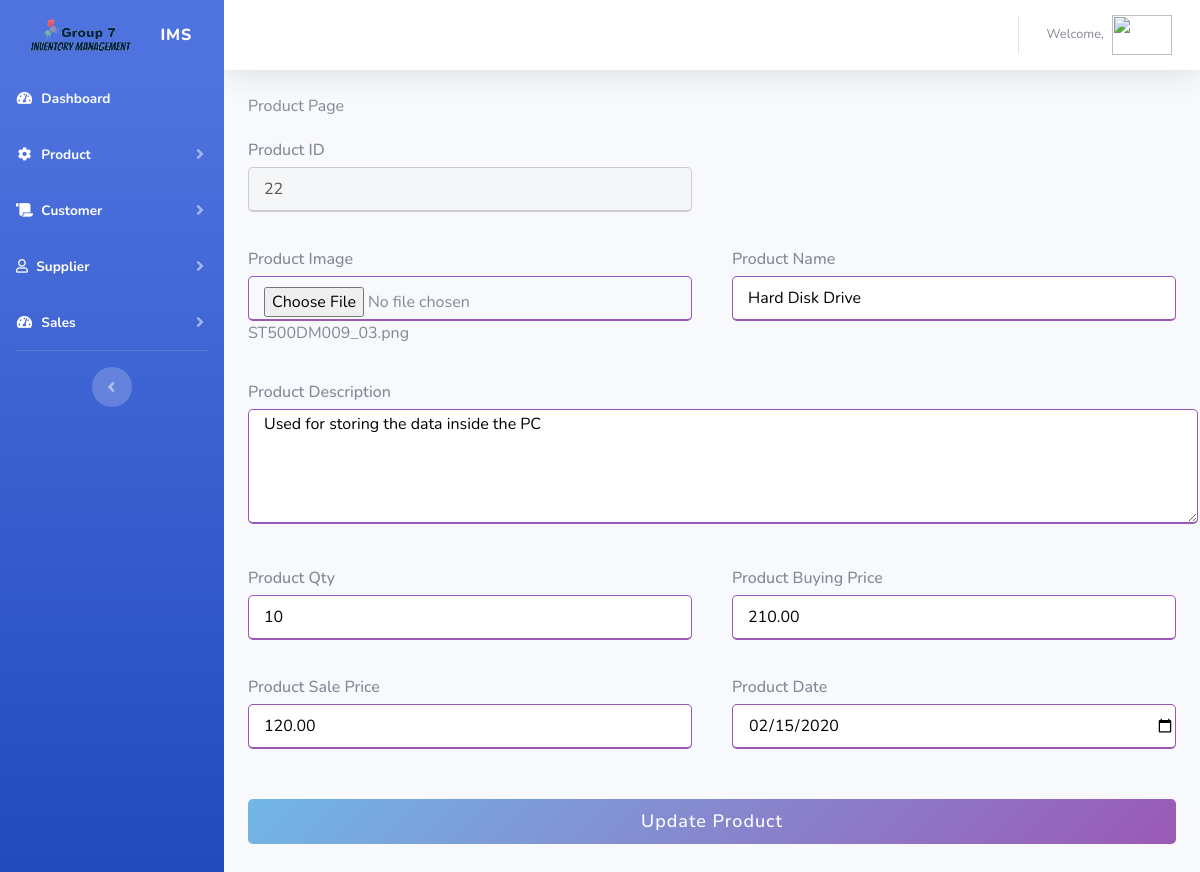
/update product.php?productid=22, run on the app's committed database.
### tables this page shows
CREATE TABLE `product` (
  `prod_id` varchar(7) NOT NULL DEFAULT '0',
  `prod_image` varchar(450) NOT NULL,
  `prod_name` varchar(100) NOT NULL,
  `prod_desc` text NOT NULL,
  `prod_qty` int(11) NOT NULL,
  `prod_buy_price` double(10,2) NOT NULL,
  `prod_sale_price` double(10,2) NOT NULL,
  `prod_in_date` varchar(100) NOT NULL,
  `supp_id` varchar(7) DEFAULT '0'
);

### update product.php (the view, shortened to what this page needs)
<?php include('config.php');?>
<?php
$PID = $_GET['productid'];
$sql = "SELECT * FROM product WHERE prod_id='$PID'";
$result = mysqli_query($con, $sql);
if(mysqli_num_rows($result) > 0)
{
    while($row = mysqli_fetch_assoc($result))
    {
        $a = $row["prod_id"];
        $b = $row["prod_image"];
        $c = $row["prod_name"];
        $d = $row['prod_desc'];
        $e = $row["prod_qty"];
        $f = $row["prod_buy_price"];
        $g = $row["prod_sale_price"];
        $h = $row["prod_in_date"];
    }
}
?>
<!DOCTYPE html>
<html>
  <head>
        <link href="vendor/fontawesome-free/css/all.min.css" rel="stylesheet" type="text/css">
        <link href="css/sb-admin-2.min.css" rel="stylesheet">
        <link rel="stylesheet" href="https://ajax.googleapis.com/ajax/libs/jqueryui/1.12.1/themes/smoothness/jquery-ui.css">
        <link rel="stylesheet" type="text/css" href="https://cdn.datatables.net/v/dt/dt-1.11.4/datatables.min.css"/>
   </head>
<body id="page-top">
            <div id="wrapper">
                <?php include("sidebar.php"); ?>
                <div id="content-wrapper" class="d-flex flex-column">
                    <div id="content">
                        <?php include("topbar.php"); ?>
                            <div class="container-fluid">
                                  <div class="title">Product Page</div>
                                  <div class="content">
                                    <form method="post" enctype="multipart/form-data">
                                      <div class="user-details">
                                      <div class="input-box">
                                          <span class="details">Product ID</span>
                                          <input type="text" name="prod_id" value="<?php echo $a;?>" disabled>
                                        </div>
                                      </div>
                                      <div class="user-details">
                                        <div class="input-box">
                                          <span class="details">Product Image</span>
                                          <input type="file" name="prod_image" value="<?php echo $b;?>"> <?php echo $b;?>
                                        </div>
                                        <div class="input-box">
                                          <span class="details">Product Name</span>
                                          <input type="text" name="prod_name" pattern="[a-zA-Z ]{5,30}" placeholder="Enter full product Name" value="<?php echo $c;?>" required>
                                        </div>
                                      </div>
                                      <div class="user-details">
                                        <div class="input-box">
                                          <span class="details">Product Description</span>
                                          <textarea name="prod_desc"  cols="97" rows="5"  required><?php echo $d;?></textarea>
                                        </div>
                                        </div>
                                      <div class="user-details">
                                        <div class="input-box">
                                          <span class="details">Product Qty</span>
                                          <input type="number" name="prod_qty" min="1" oninput="this.value = this.value.replace(/[^0-9.]/g, '').replace(/(\..*)\./g, '$1');" pattern="[0-9]{0,9}"  value="<?php echo $e;?>"required>
                                        </div>
                                        <div class="input-box">
                                          <span class="details">Product Buying Price</span>
                                          <input type="number" name="prod_buy_price" oninput="this.value = this.value.replace(/[^0-9.]/g, '').replace(/(\..*)\./g, '$1');" pattern="[0-9]{0,9}" value="<?php echo $f;?>" required>
                                        </div>
                                      </div>
                                    <div class="user-details">
                                        <div class="input-box">
                                          <span class="details">Product Sale Price</span>
                                          <input type="number" name="prod_sale_price" oninput="this.value = this.value.replace(/[^0-9.]/g, '').replace(/(\..*)\./g, '$1');"  pattern="[0-9]{0,9}" value="<?php echo $g;?>"required>
                                        </div>
                                        <div class="input-box">
                                          <span class="details">Product Date</span>
                                          <input type="date" name="prod_in_date" value="<?php echo $h;?>" required>
                                        </div>
                                    </div>
                                    <div class="button">
                                        <input type="submit" name="update" value="Update Product">
                                      </div>
                                    </form>
                                </div>
                          </div>
                    </div>
                </div>
            </div>
</body>
</html>

### update product.php (style rules this page uses)
.content form .user-details { display: flex; flex-wrap: wrap; justify-content: space-between; margin: 20px 0 12px 0; }
form .user-details .input-box { margin-bottom: 15px; width: calc(100% / 2 - 20px); }
form .input-box span.details { display: block; font-weight: 500; margin-bottom: 5px; }
.user-details .input-box input { height: 45px; width: 100%; outline: none; font-size: 16px; border-radius: 5px; padding-left: 15px; border: 1px solid #ccc; border-bottom-width: 2px; transition: all 0.3s ease; }
.user-details .input-box input:focus, .user-details .input-box input:valid { border-color: #9b59b6; }
form input[type="file"] { padding:10px; cursor: pointer; top:3px; }
form .button { height: 45px; margin: 35px 0 }
form .button input { height: 100%; width: 100%; border-radius: 5px; border: none; color: #fff; font-size: 18px; font-weight: 500; letter-spacing: 1px; cursor: pointer; transition: all 0.3s ease; background: linear-gradient(135deg, #71b7e6, #9b59b6); }
.user-details .input-box textarea { height: 115px; width: 214%; outline: none; font-size: 16px; border-radius: 5px; padding-left: 15px; border: 1px solid #ccc; border-bottom-width: 2px; transition: all 0.3s ease; }
.user-details .input-box textarea:focus, .user-details .input-box textarea:valid { border-color: #9b59b6; }

### data on the page
product: prod_id "22", prod_image "ST500DM009_03.png", prod_name "Hard Disk Drive", prod_desc "Used for storing the data inside the PC", prod_qty "10", prod_buy_price "210.00", prod_sale_price "120.00", prod_in_date "02/15/2020"
